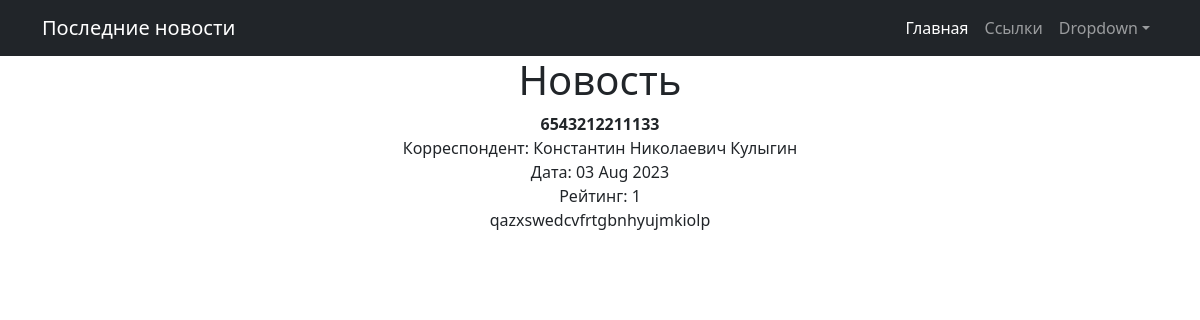
/news/6, run on the app's committed database.
### newsportalapp/models.py (models this page shows, shortened)
class Post(models.Model):
    post_author = models.ForeignKey(Author, on_delete=models.CASCADE)          # - связь «один ко многим» с моделью Author;
    post_type = models.CharField(max_length=2, choices=POSTTYPE) #, default='N')  # - поле с выбором — «статья» или «новость»;
    post_date = models.DateTimeField(auto_now_add=datetime.now())     # - автоматически добавляемая дата и время создания;
    post_category = models.ManyToManyField(Category, through='PostCategory')   # - связь «многие ко многим» с моделью Category(с дополнительной моделью PostCategory);
    post_title = models.CharField(max_length=124)                              # - заголовок статьи / новости;
    post_text = models.TextField()                                             # - текст статьи / новости;
    post_rating = models.IntegerField()                # - рейтинг статьи / новости.

class Author(models.Model):
    author_user = models.OneToOneField(User, on_delete=models.CASCADE)               # - cвязь «один к одному» с встроенной моделью пользователей User
    author_rating = models.IntegerField(default=0)                                   # - рейтинг пользователя
    author_subscribers = models.ManyToManyField(Category, through='AuthorCategory')  # - пользователи, подписанные на обновления в конкретной категории

### newsportalapp/views.py (the view)
# urls.py: path('<int:pk>', PostDetail.as_view(), name='post_detail'),
class PostDetail(DetailView):
    model = Post
    template_name = 'new.html'
    context_object_name = 'new'

### newsportalapp/templatetags/custom_filters.py (called while the page is built)
@register.filter()
def censor(value):
    if type(value) != str:
        raise ValueError("Применять данный фильтр следует к строке!")
    try:
        value_list = value.split()
        value_list_c = value_list.copy()
        for i in range(len(FAILED_WORDS)):  # перебираем список запрещенных слов
            j = 0
            for value_list_word in value_list_c:            # перебираем слова из проверяемого текста
                if value_list_word == FAILED_WORDS[i]:     # если находим совпадение
                    value_list_word_new = value_list_word[:1:1] + '*'*(len(value_list_word)-1)
                    value_list.insert(j, value_list_word_new)
                    value_list.pop(j+1)
                j += 1
    except ValueError as error:
        print(error)
    else:
        value_new = ' '.join(value_list)
        return f'{value_new}'

### templates/new.html (shortened to what this page needs)
{% extends 'flatpages/default.html' %}
{% load custom_filters %}
{% load custom_tags %}
{% block content %}
   {% if  new.post_type == 'N'%}
      <h1>Новость</h1>
      <b>{{ new.post_title|censor }}</b>
      <br>
      Корреспондент: {{ new.post_author.author_user }}
   {% else %}
      <h3>Статья</h3>
      <h1>{{ new.post_title|censor }}</h1>
      <br>
      Автор: {{ new.post_author.author_user }}
   {% endif %}
   <br>
   Дата: {{ new.post_date|date:"d M Y" }}
   <br>
   Рейтинг: {{ new.post_rating }}
   <br>
   {{ new.post_text|censor }}
{% endblock content %}

### data on the page
Post: post_title|censor "6543212211133", post_author.author_user "Константин Николаевич Кулыгин", post_date "03 Aug 2023", post_rating "1", post_text|censor "qazxswedcvfrtgbnhyujmkiolp"
